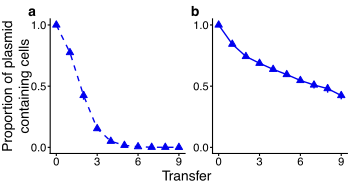

Generate this figure with R:
library(ggplot2)
library(Rmisc)
library(lattice)
library(plyr)
library(cowplot)
library(gridExtra)
library(grid)
library(egg)
theme_set(theme_cowplot())

#########################
#FigureS1########
#####################
Data_low <- as.data.frame(read.csv("FigS1_low.csv", header = TRUE))
Data_high <- as.data.frame(read.csv("FigS1_high.csv", header = TRUE))

sum_dat_low <- summarySE(Data_low, measurevar="Fraction_P", groupvars=c("Strain","Day"))
sum_dat_high <- summarySE(Data_high, measurevar="Fraction_P", groupvars=c("Strain","Day"))

###S1a###
sum_data_low <- sum_dat_low[which(sum_dat_low$Strain == 'Ancestor'),]

FigS1a <- 
  ggplot(sum_data_low, aes(x=Day, y=Fraction_P)) + 
  geom_errorbar(aes(ymin=Fraction_P-se, ymax=Fraction_P+se), width=0, size = 0.4668623442372146, color="blue2") +
  geom_line(linetype = "dashed", size = 0.4668623442372146, color="blue2") +
  geom_point(fill="blue2", color="blue2", shape = 24, size = 1.5)+
  theme_cowplot(12)+
  theme(legend.position="none") +
  theme(axis.title.x=element_blank()) +
  theme(axis.title.y=element_blank()) +
  theme(axis.line.y = element_line(size = 0.3734899)) +
  theme(axis.line.x = element_line(size = 0.3734899)) +
  theme(axis.ticks = element_line(size = 0.3734899))+
  theme(axis.text.x = element_text(margin=margin(1,0,0,0,"pt")),
        axis.text.y = element_text(margin=margin(0,1,0,0,"pt")))+
  theme(axis.ticks.length=unit(.025, "in"))+
  theme(plot.margin = margin(.2, 0, 0, .05, "in"))+
  expand_limits(x = 0, y = 0) +
  theme(axis.text = element_text(size = 8)) +
  scale_x_continuous(breaks=c(0,3,6,9))+
  scale_y_continuous(breaks=c(0.0, 0.5, 1.0))


FigS1a

###S1b###
sum_data_high <- sum_dat_high[which(sum_dat_high$Strain == 'Evolved'),]

FigS1b <- 
  ggplot(sum_data_high, aes(x=Day, y=Fraction_P, colour=Strain)) + 
  theme_cowplot(12)+
  geom_errorbar(aes(ymin=Fraction_P-se, ymax=Fraction_P+se), width=0, size = 0.4668623442372146, color="blue2") +
  geom_line(size = 0.4668623442372146, color="blue2") +
  geom_point(fill="blue2", color="blue2", shape = 24, size = 1.5)+
  theme(legend.position="none") +
  theme(axis.title.x=element_blank()) +
  theme(axis.title.y=element_blank()) +
  theme(axis.line.y = element_line(size = 0.3734899)) +
  theme(axis.line.x = element_line(size = 0.3734899)) +
  theme(axis.ticks = element_line(size = 0.3734899))+
  theme(axis.text.x = element_text(margin=margin(1,0,0,0,"pt")),
        axis.text.y = element_text(margin=margin(0,1,0,0,"pt")))+
  theme(axis.ticks.length=unit(.025, "in"))+
  theme(plot.margin = margin(.2, 0, 0, .05, "in"))+
  expand_limits(x = 0, y = 0) +
  theme(axis.text = element_text(size = 8)) +
  scale_x_continuous(breaks=c(0,3,6,9))+
  scale_y_continuous(breaks=c(0.0, 0.5, 1.0))

FigS1b

FigS1a_fixed <- set_panel_size(FigS1a, width  = unit(1.35, "in"), height = unit(1.35, "in"))
FigS1b_fixed <- set_panel_size(FigS1b, width  = unit(1.35, "in"), height = unit(1.35, "in"))

####Fit together###

FigureS1_main <- plot_grid(FigS1a_fixed, FigS1b_fixed, 
                          ncol = 2, align = "v", 
                          labels = c('a','b'), label_size = 10)

FigureS1_main

#create common x and y labels

y.grob <- textGrob("Proportion of plasmid-containing cells", 
                   gp=gpar(fontsize=10), rot=90)

x.grob <- textGrob("Transfer", 
                   gp=gpar(fontsize=10))

#add common axis to plot

FigureS1 <- grid.arrange(arrangeGrob(FigureS1_main, left = y.grob, bottom = x.grob))

save_plot("FigureS1.pdf", plot = FigureS1, base_width = 3.45, base_height = 1.85)
